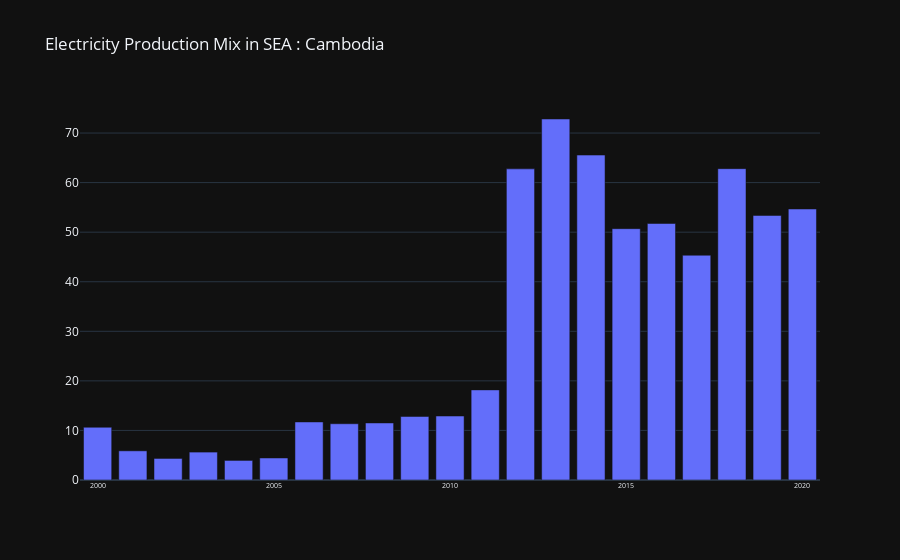
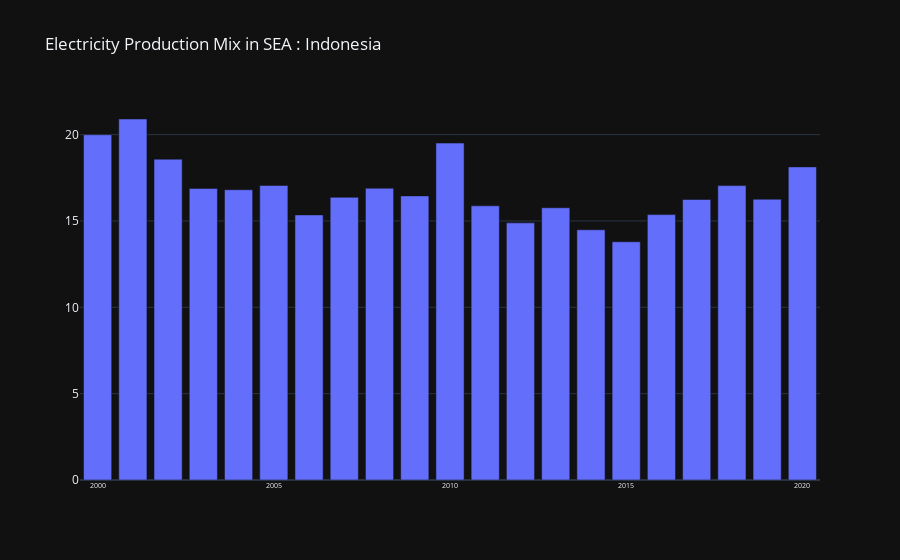
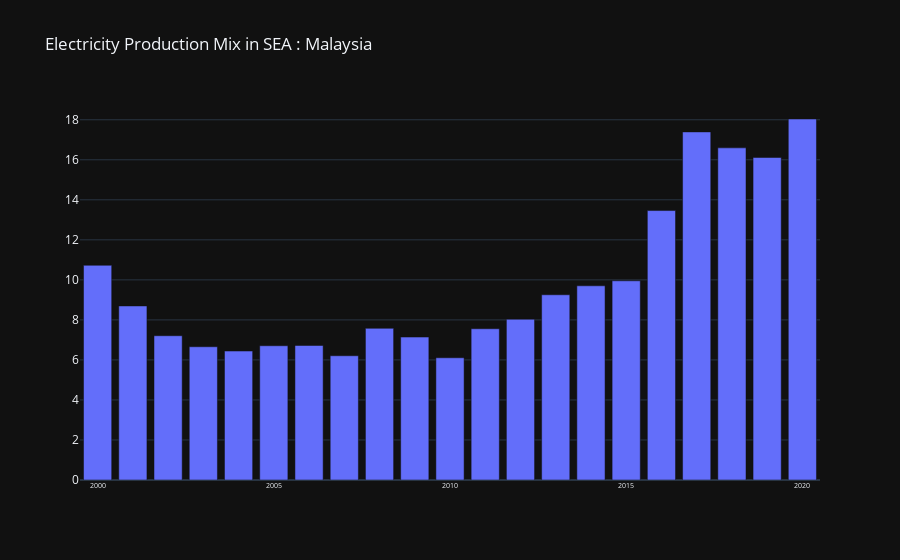
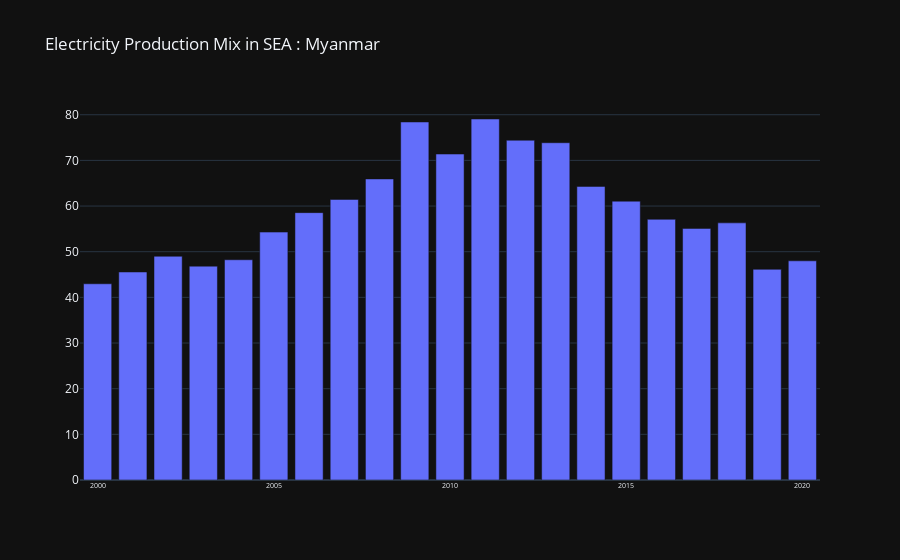

These figures' notebook cell, in order:
### Code cell
draw_graph_bar(sea,'portion_renewable',electricity_sea_country_portion)

### Figure 1 — Plotly figure (JSON) as saved in the notebook; plotly's stock layout.template omitted (floating-point values rounded to 4 significant figures)
{"data": [{"name": "Cambodia", "type": "bar", "x": [2000, 2001, 2002, 2003, 2004, 2005, 2006, 2007, 2008, 2009, 2010, 2011, 2012, 2013, 2014, 2015, 2016, 2017, 2018, 2019, 2020], "y": [10.64, 5.882, 4.348, 5.634, 3.947, 4.444, 11.71, 11.35, 11.51, 12.82, 12.9, 18.18, 62.77, 72.83, 65.55, 50.7, 51.75, 45.35, 62.81, 53.37, 54.67]}], "layout": {"barmode": "stack", "title": {"text": "Electricity Production Mix in SEA : Cambodia"}, "xaxis": {"tickfont": {"size": 7}}}}

### Figure 2 — Plotly figure (JSON) as saved in the notebook; plotly's stock layout.template omitted (floating-point values rounded to 4 significant figures)
{"data": [{"name": "Indonesia", "type": "bar", "x": [2000, 2001, 2002, 2003, 2004, 2005, 2006, 2007, 2008, 2009, 2010, 2011, 2012, 2013, 2014, 2015, 2016, 2017, 2018, 2019, 2020], "y": [19.99, 20.9, 18.58, 16.88, 16.81, 17.05, 15.35, 16.37, 16.9, 16.45, 19.51, 15.88, 14.89, 15.77, 14.49, 13.8, 15.37, 16.24, 17.05, 16.26, 18.13]}], "layout": {"barmode": "stack", "title": {"text": "Electricity Production Mix in SEA : Indonesia"}, "xaxis": {"tickfont": {"size": 7}}}}

### Figure 3 — Plotly figure (JSON) as saved in the notebook; plotly's stock layout.template omitted (floating-point values rounded to 4 significant figures)
{"data": [{"name": "Malaysia", "type": "bar", "x": [2000, 2001, 2002, 2003, 2004, 2005, 2006, 2007, 2008, 2009, 2010, 2011, 2012, 2013, 2014, 2015, 2016, 2017, 2018, 2019, 2020], "y": [10.73, 8.697, 7.209, 6.658, 6.443, 6.708, 6.722, 6.208, 7.578, 7.142, 6.107, 7.557, 8.03, 9.255, 9.704, 9.953, 13.46, 17.39, 16.6, 16.12, 18.04]}], "layout": {"barmode": "stack", "title": {"text": "Electricity Production Mix in SEA : Malaysia"}, "xaxis": {"tickfont": {"size": 7}}}}

### Figure 4 — Plotly figure (JSON) as saved in the notebook; plotly's stock layout.template omitted (floating-point values rounded to 4 significant figures)
{"data": [{"name": "Myanmar", "type": "bar", "x": [2000, 2001, 2002, 2003, 2004, 2005, 2006, 2007, 2008, 2009, 2010, 2011, 2012, 2013, 2014, 2015, 2016, 2017, 2018, 2019, 2020], "y": [42.97, 45.56, 49.0, 46.84, 48.24, 54.3, 58.56, 61.45, 65.94, 78.41, 71.39, 79.07, 74.41, 73.87, 64.31, 61.07, 57.09, 55.11, 56.32, 46.14, 48.01]}], "layout": {"barmode": "stack", "title": {"text": "Electricity Production Mix in SEA : Myanmar"}, "xaxis": {"tickfont": {"size": 7}}}}
